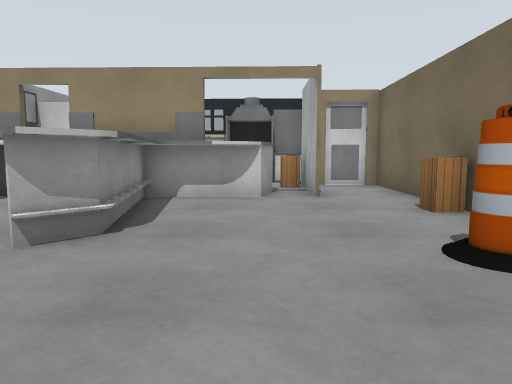
[1] (above)

12 first-person views from a walk through a robot-simulator world made for Gazebo. The camera is 0.9 m above the floor, tilts 6° down and sees 70° across. The floor is counted in squares, 1 m on a side. Each view is taken from the middle of a square. On the plan, view 1 faces up. The plan holds only what a view shows up to about 12 squares ahead; the rest is blank. Simple patterns stand in for the simulator's built-in surfaces. Some surface patterns are stand-ins.

[2]
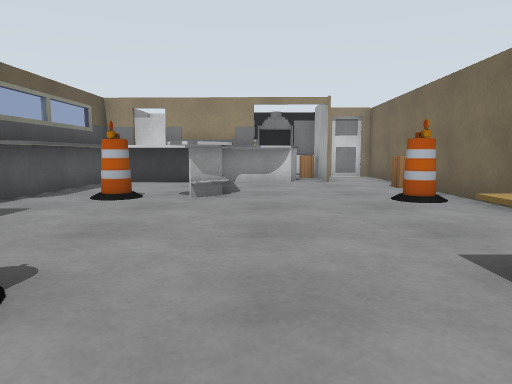

[3]
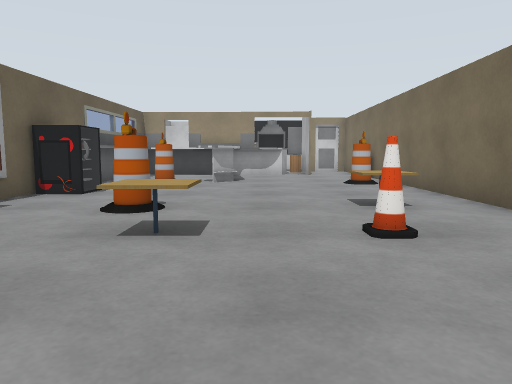

[4]
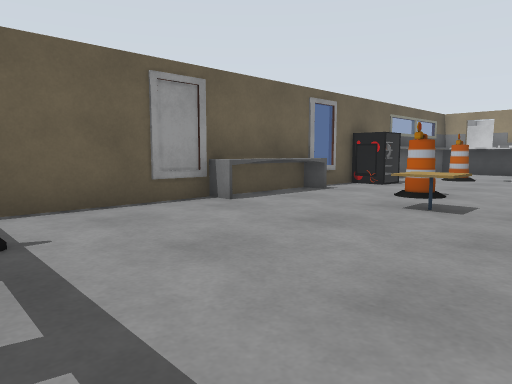

[5]
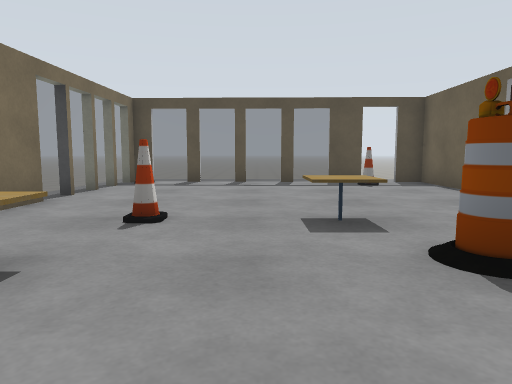

[6]
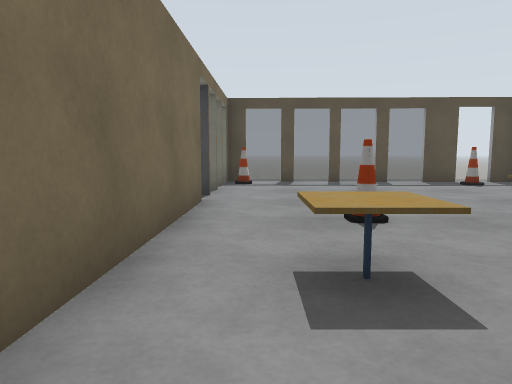

[7]
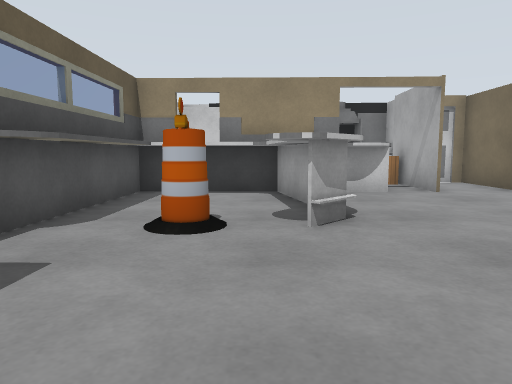

[8]
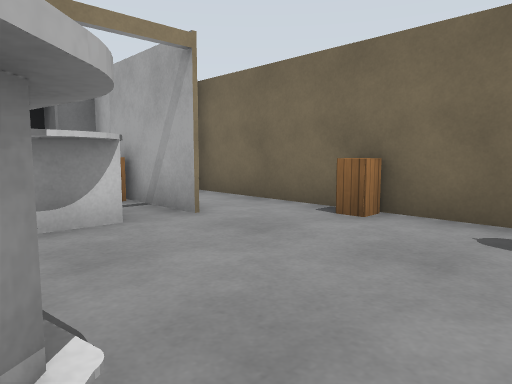

[9]
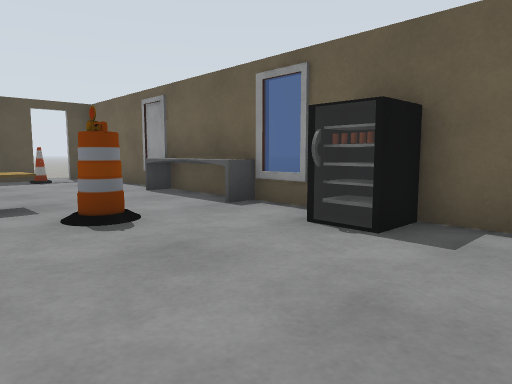

[10]
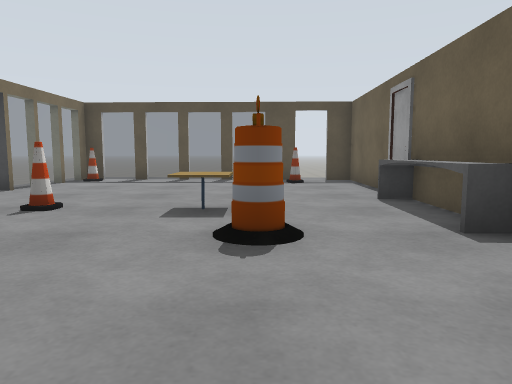

[11]
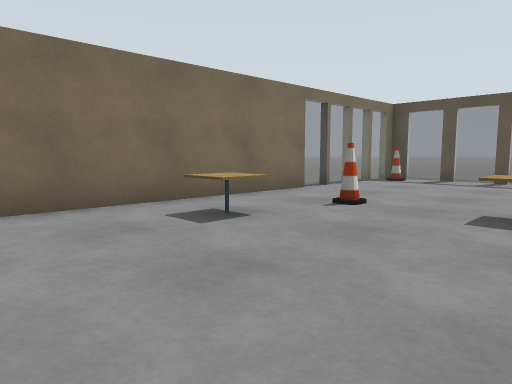

[12]
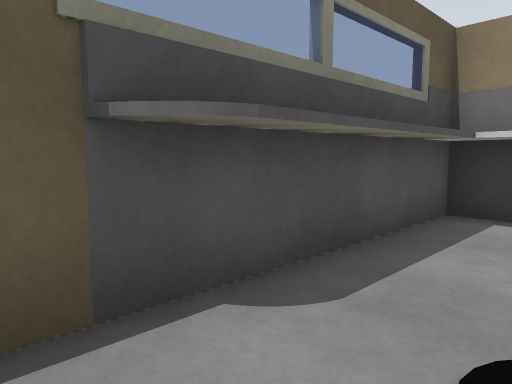

### Floor plan
Key: @ floor where view 1 was taken; # wall or solid block; x gap in a wall; . floor; / step, stairs or slope; = window, fence, low wall or low ledge; C cabinet; B barrel; T cafe table; N cone.
Columns run from 6 left of view 1 to 4 right of it. Each row starts with its distance up from view 1.
 12     #####
 11      ######
 10        # .#
  9 ###    #..#
  8 ########.##
  7 ######...#
  6 ##..#....C
  5 #...#....#
  4 #.Bx#....#
  3 #.B.....B#
  2 #........#
  1 #=.......#
  0 ##....@..#
 -1 =......T.#
 -2 #..B...T.#
 -3 #........#
 -4 #...T..N.#
 -5 #........#
 -6 =........=
 -7 #........#/
 -8 #........=/
 -9 #.N......=/
-10 #.......N=/
-11  .#=#==#=#

Where each view was taken, in squares from view 1:
view 1: 0 up, 0 right, facing up
view 2: 4 down, 1 left, facing up
view 3: 8 down, 1 left, facing up
view 4: 10 down, 0 right, facing up-left
view 5: 1 up, 1 left, facing down
view 6: 1 up, 2 right, facing down
view 7: 1 down, 3 left, facing up
view 8: 3 up, 2 left, facing up-right
view 9: 3 up, 1 left, facing down-left
view 10: 2 up, 3 left, facing down
view 11: 2 up, 3 left, facing down-right
view 12: 2 up, 4 left, facing up-left
